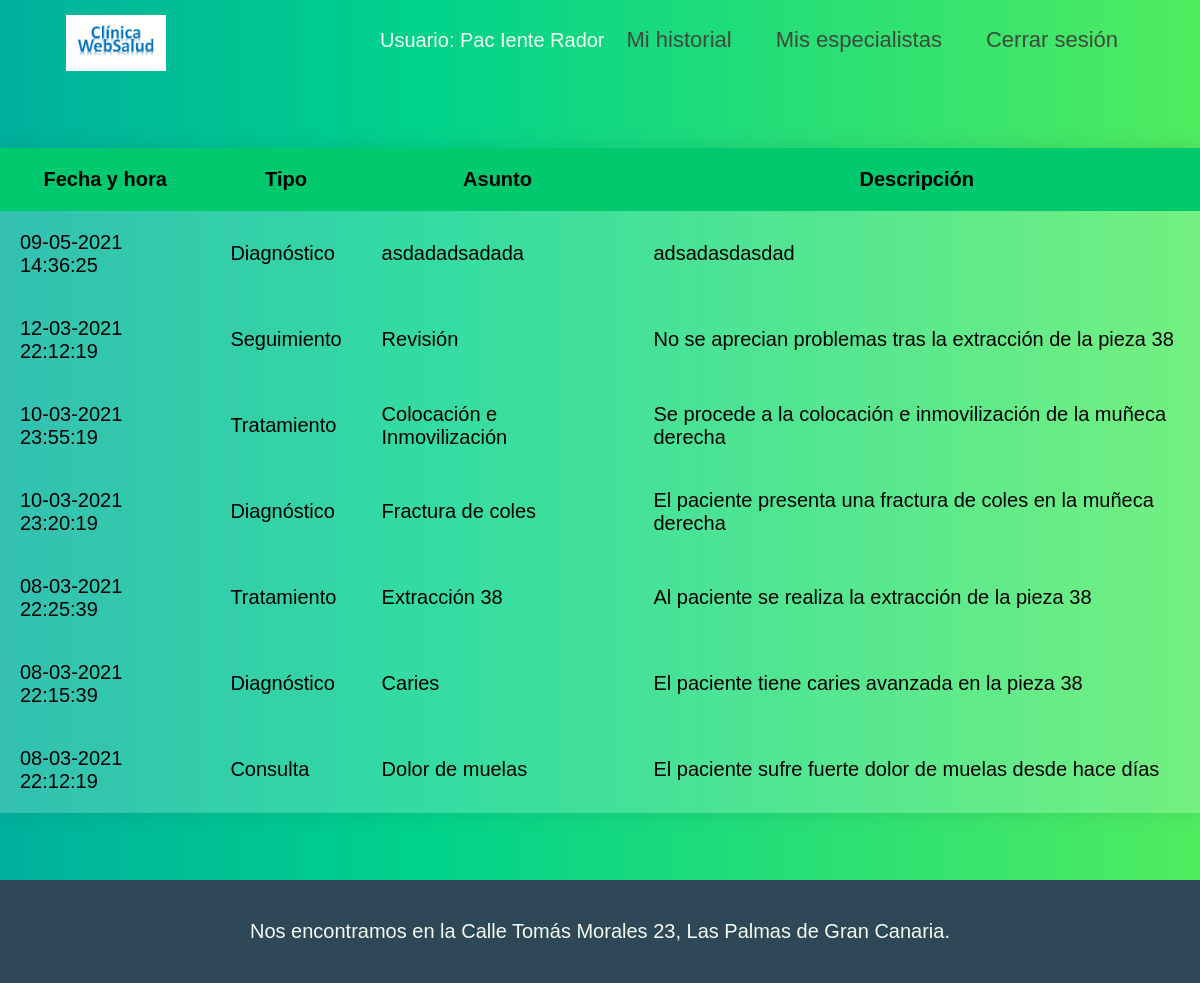
/mihistorial.php (signed in), run on the app's committed database.
### tables this page shows
CREATE TABLE historial (
id INTEGER PRIMARY KEY,
idpaciente INTEGER NOT NULL,
fechahora INTEGER NOT NULL,
idcreador INTEGER NOT NULL,
tipo INTEGER NOT NULL,
asunto NVARCHAR(128) DEFAULT '',
descripcion NVARCHAR(5000) DEFAULT '',
FOREIGN KEY (idpaciente) REFERENCES usuarios (id)
ON DELETE CASCADE
);

### business.class.php (called while the page is built, shortened)
<?php
include_once 'data_access.class.php';
class User{
    public static function getLoggedUser(){
        return $_SESSION['user'];
    }
}

### data_access.class.php (called while the page is built, shortened)
<?php
class DB{
    private static $connection=null;
    public static function get(){
        if(self::$connection === null){
            self::$connection = new PDO('sqlite:' . __DIR__ . '/datos.db');
            self::$connection->exec('PRAGMA foreign_keys = ON;');
            self::$connection->exec('PRAGMA encoding="UTF-8";');
            self::$connection->setAttribute(PDO::ATTR_ERRMODE, PDO::ERRMODE_EXCEPTION);
        }
        return self::$connection;
    }
    public static function execute_sql($sql,$parms=null){
        try {
            $db = self::get();
            $ints= $db->prepare ( $sql );
            if ($ints->execute($parms)) {
                return $ints;
            }
        }
        catch (PDOException $e) {
            echo '<h3>Error en al DB: ' . $e->getMessage() . '</h3>';
        }
        return false;
    }
    public static function setFetchNamed($inst){
        $inst->setFetchMode(PDO::FETCH_NAMED);
        $res=$inst->fetchAll();
        return $res;
    }
    public static function getHistorialOrderedFromPaciente($idPaciente){
        $query="SELECT historial.*
        FROM historial JOIN usuarios ON historial.idpaciente = usuarios.id
        WHERE historial.idpaciente=?
        ORDER BY historial.fechahora DESC;";
        $inst=self::execute_sql($query,array($idPaciente));
        return self::setFetchNamed($inst);
    }
}

### mihistorial.php (the view, shortened to what this page needs)
<?php
include_once "presentation.class.php";
include_once "data_access.class.php";
include_once "business.class.php";
View::start("Mi historial clínico");
View::navigation();
echo "<div class='fondo-gradiente-verde'>";
if ($user = User::getLoggedUser()){
    if ($user['tipo'] == 4){
        $userid=$user['id'];
        $datos = DB::getHistorialOrderedFromPaciente($userid);
        echo "<div class='contenedor-tabla'>";
        echo "<table>
                <tr>
                <th>Fecha y hora</th>
                <th>Tipo</th>
                <th>Asunto</th>
                <th>Descripción</th>
                </tr>";
        foreach($datos as $registro){
            echo "<tr>";
            echo "<td>";
            echo date('d-m-Y H:i:s',$registro['fechahora']);
            echo "</td>";
            echo "<td>";
            switch ($registro['tipo']){
                case 1:
                    echo "Consulta";
                    break;
                case 2:
                    echo "Diagnóstico";
                    break;
                case 3:
                    echo "Tratamiento";
                    break;
                case 4:
                    echo "Seguimiento";
                    break;
            }
            echo "</td>";
            echo "<td>{$registro['asunto']}</td>";
            echo "<td>{$registro['descripcion']}</td>";
            echo "</tr>";
        }
        echo "</table>";
        echo "</div>";
    } else {
        echo "<span class='error'>Error: No tiene permisos para usar esta página</span>";
    }
}
echo "</div>";
View::footer();
View::end();
?>

### presentation.class.php (shortened to what this page needs)
<?php
include_once 'business.class.php';
include_once 'data_access.class.php';
class View{
    public static function  start($title){
        $html = "<!DOCTYPE html>
    <html>
        <head>
            <meta charset=\"utf-8\">
            <link rel=\"stylesheet\" type=\"text/css\" href=\"estilos.css\">
            <script src=\"scripts.js\">
            <script src='http://code.jquery.com/jquery-1.11.2.js'></script>
            <title>$title</title>
        </head>
    <body>";
        echo $html;
    }
    public static function navigation(){
        echo '<nav class="fondo-gradiente-verde">';
        echo '<div class="nav-main">';
        echo '<a class="nav-item nav-logo" href="index.php" "><img id="logo" src="logo.png" alt="Logo"></a>';
        echo '<div class="nav-buttons">';
        if ($user = User::getLoggedUser()){
            echo "<div>Usuario: " . $user['nombre'] . "</div>";
            switch ($user['tipo']){
                case 4:
                    echo '<a class="nav-item" href="mihistorial.php">Mi historial</a>';
                    echo '<a class="nav-item" href="misespecialistas.php">Mis especialistas</a>';
                    break;
            }
            echo"<a class='nav-item' href='logout.php'>Cerrar sesión</a>";
        } else {
            echo '<a class="nav-item" href="login.php">Iniciar sesión</a></li>';
        }
        echo '</div>
        </nav>';
    }
    public static function footer(){
        echo '<footer class="fondo-azul-oscuro centro">
		<div>
			Nos encontramos en la Calle Tomás Morales 23, Las Palmas de Gran Canaria.
		</div>';
        echo '</footer>';
    }
    public static function end(){
        echo '</body>
</html>';
    }
}

### estilos.css (style rules this page uses)
* { font:arial,sans-serif; font-size:2rem; }
#logo { width:100px; float:left; }
html { font-size:62.5%; }
body { font-size: 1.6rem; margin: 0; font-family: sans-serif; background: linear-gradient(90deg, rgba(0,176,158,1) 0%, rgba(0,210,139,1) 35%, rgba(80,236,96,1) 100%); color: #F4FBF3; }
.contenedor-tabla { min-height: 100vh; width: 100%; display: flex; flex-direction: column; justify-content: center; align-items: center; color: black; }
.centro { text-align:center; }
.fondo-gradiente-verde { background: linear-gradient(90deg, rgba(0,176,158,1) 0%, rgba(0,210,139,1) 35%, rgba(80,236,96,1) 100%); color: #F4FBF3; }
.fondo-azul-oscuro { background: #2F4858; padding: 2em; color:#F4FBF3; }
nav { margin: 0; }
nav a { color: black; text-decoration: none; }
.nav-main { min-height: 10vh; width:100%; display: flex; flex-wrap: wrap; justify-content: space-between; align-items: center; padding: 0; margin: 0; }
.nav-item { font-size: 2.2rem; padding: 1em; color: #3E4A3D; }
.nav-logo { margin-right:auto; padding: 0.25em 0 0 3em; }
.nav-buttons { display: flex; flex-wrap: wrap; justify-content: space-between; align-items: center; padding: 0 3em 0 0; }
table { flex-basis: 50%; border-collapse: collapse; overflow: hidden; box-shadow: 0 0 1em rgba(0, 0, 0, 0.1); }
td { padding: 1em; background-color: rgba(255, 255, 255, 0.2); }
th { text-align: center; padding: 1em; background: #00C96E ; }

### data on the page
historial: fechahora "09-05-2021 14:36:25", tipo "Diagnóstico", asunto "asdadadsadada", descripcion "adsadasdasdad"
historial: fechahora "12-03-2021 22:12:19", tipo "Seguimiento", asunto "Revisión", descripcion "No se aprecian problemas tras la extracción de la pieza 38"
historial: fechahora "10-03-2021 23:55:19", tipo "Tratamiento", asunto "Colocación e Inmovilización", descripcion "Se procede a la colocación e inmovilización de la muñeca derecha"
historial: fechahora "10-03-2021 23:20:19", tipo "Diagnóstico", asunto "Fractura de coles", descripcion "El paciente presenta una fractura de coles en la muñeca derecha"
historial: fechahora "08-03-2021 22:25:39", tipo "Tratamiento", asunto "Extracción 38", descripcion "Al paciente se realiza la extracción de la pieza 38"
historial: fechahora "08-03-2021 22:15:39", tipo "Diagnóstico", asunto "Caries", descripcion "El paciente tiene caries avanzada en la pieza 38"
historial: fechahora "08-03-2021 22:12:19", tipo "Consulta", asunto "Dolor de muelas", descripcion "El paciente sufre fuerte dolor de muelas desde hace días"

### other printed values
$user['nombre'] "Pac Iente Rador"
